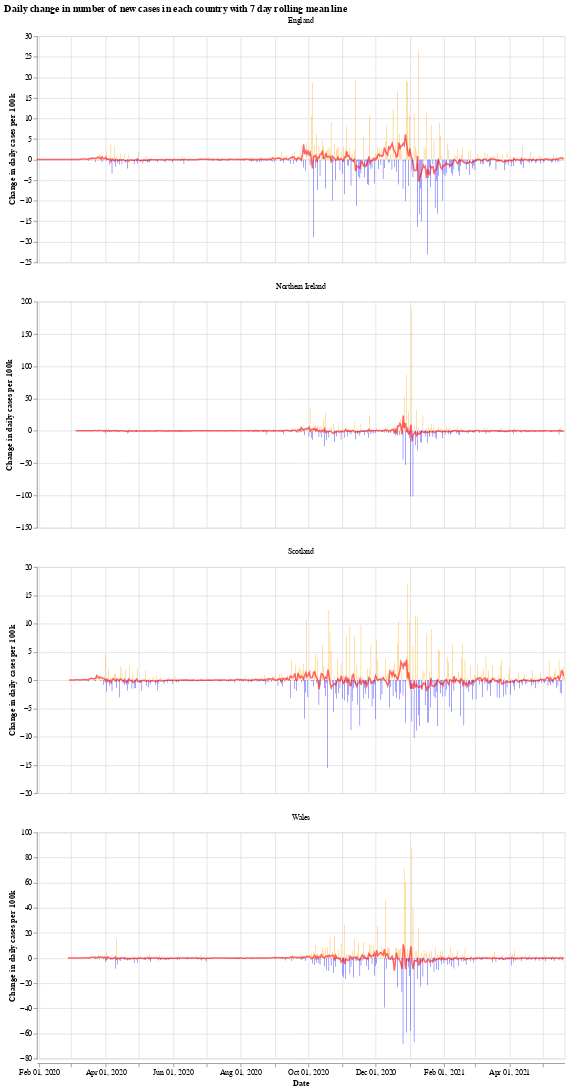

The code cell stored with this chart in its notebook:
### Markdown cell above
We will use the Python library `Altair` for visualising the data, see the [altair docs](https://altair-viz.github.io/) for more information.

First we have a graph which shows the daily change in the number of new cases for each country. This number jumps up and down all over the place, which is likely due to delay in reporting of new cases over the weekend. Another interesting thing is that it looks like the daily cases in Wales experienced a much shorter period of calm over the summer (calm in the sense of daily cases not jumping up and down).

The orange bars are days when the number of new cases (per 100k population) was more than the previous day, while the blue are days when the number of new cases dropped. The red line is the 7 day moving average. 

When the moving average line is below 0, it means that there is a consistent drop in new cases. We can see this clearly happening around the times that lockdowns were introduced (though, to varying degrees). I will update the graphs soon with a marker of when each lockdown started.

### Code cell
# collapse
import altair as alt

bars = alt.Chart(uk_cases).mark_bar().encode(
    x=alt.X("yearmonthdate(date):T", axis=alt.Axis(title='Date')),
    y=alt.Y("casesChangeRate:Q", axis=alt.Axis(title='Change in daily cases per 100k')),
    tooltip='casesChange',
    color=alt.condition(
        alt.datum.casesChangeRate > 0,
        alt.value("orange"),  # The positive color
        alt.value("blue")  # The negative color
    )
).properties(title='Daily change in number of new cases with 7 day rolling mean',width=700).interactive()

line = alt.Chart(uk_cases).mark_line(
    color='red',
    size=2,
    opacity=0.6
).transform_window(
    rolling_mean='mean(casesChangeRate)',
    frame=[0, 7],
    groupby=['areaName']
).encode(
    x='yearmonthdate(date):T',
    y='rolling_mean:Q'
)

alt.layer(bars, line, data=uk_cases).facet(alt.Column(
    'areaName', title=''), columns=1).resolve_scale(y='independent').properties(title='Daily change in number of new cases in each country with 7 day rolling mean line')

### Figure 1 — Vega-Lite specification as saved in the notebook (floating-point values rounded to 4 significant figures; data arrays with more than 128 entries replaced by an {"elided": "..."} marker saying what was removed)
{"config": {"view": {"continuousWidth": 400, "continuousHeight": 300}}, "data": {"name": "data-8d4ab83e9967840c27927af82af69f15"}, "facet": {"type": "nominal", "field": "areaName", "title": ""}, "spec": {"layer": [{"mark": "bar", "encoding": {"color": {"condition": {"value": "orange", "test": "(datum.casesChangeRate > 0)"}, "value": "blue"}, "tooltip": {"type": "quantitative", "field": "casesChange"}, "x": {"type": "temporal", "axis": {"title": "Date"}, "field": "date", "timeUnit": "yearmonthdate"}, "y": {"type": "quantitative", "axis": {"title": "Change in daily cases per 100k"}, "field": "casesChangeRate"}}, "selection": {"selector001": {"type": "interval", "bind": "scales", "encodings": ["x", "y"]}}, "title": "Daily change in number of new cases with 7 day rolling mean", "width": 700}, {"mark": {"type": "line", "color": "red", "opacity": 0.6, "size": 2}, "encoding": {"x": {"type": "temporal", "field": "date", "timeUnit": "yearmonthdate"}, "y": {"type": "quantitative", "field": "rolling_mean"}}, "transform": [{"window": [{"op": "mean", "field": "casesChangeRate", "as": "rolling_mean"}], "frame": [0, 7], "groupby": ["areaName"]}]}]}, "columns": 1, "resolve": {"scale": {"y": "independent"}}, "title": "Daily change in number of new cases in each country with 7 day rolling mean line", "$schema": "https://vega.github.io/schema/vega-lite/v4.8.1.json", "datasets": {"data-8d4ab83e9967840c27927af82af69f15": {"elided": "1816 records"}}}
